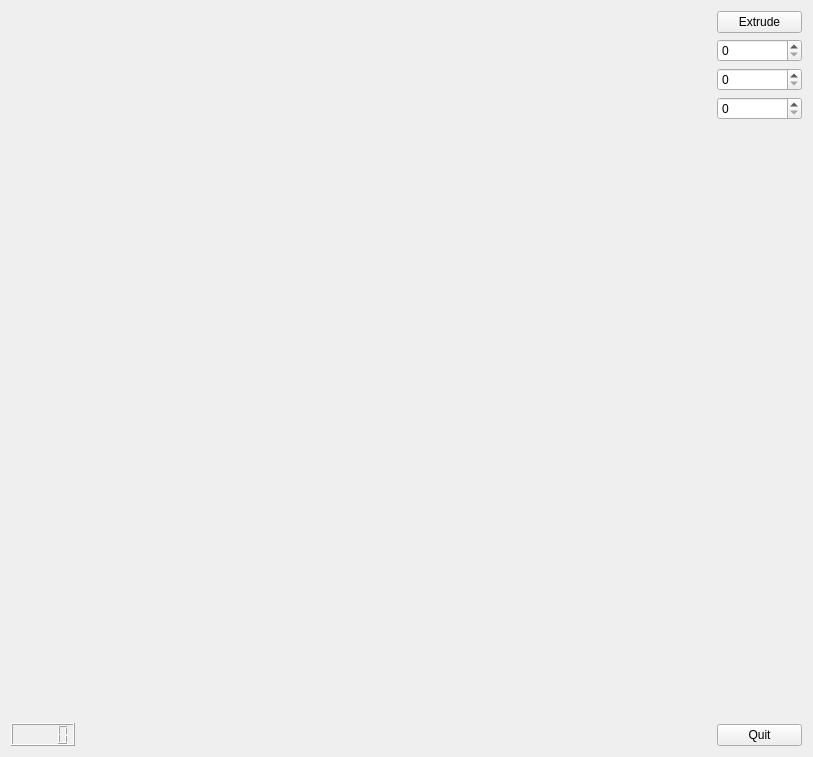
<?xml version="1.0" encoding="UTF-8"?>
<ui version="4.0">
 <class>MainWindow</class>
 <widget class="QMainWindow" name="MainWindow">
  <property name="windowModality">
   <enum>Qt::ApplicationModal</enum>
  </property>
  <property name="geometry">
   <rect>
    <x>0</x>
    <y>0</y>
    <width>813</width>
    <height>757</height>
   </rect>
  </property>
  <property name="windowTitle">
   <string>Opengl Test</string>
  </property>
  <property name="layoutDirection">
   <enum>Qt::LeftToRight</enum>
  </property>
  <widget class="QWidget" name="centralWidget">
   <layout class="QHBoxLayout" name="horizontalLayout">
    <item>
     <layout class="QVBoxLayout" name="verticalLayout_2">
      <item>
       <widget class="GLWidget" name="widget" native="true">
        <property name="minimumSize">
         <size>
          <width>700</width>
          <height>700</height>
         </size>
        </property>
       </widget>
      </item>
      <item>
       <spacer name="verticalSpacer_2">
        <property name="orientation">
         <enum>Qt::Vertical</enum>
        </property>
        <property name="sizeHint" stdset="0">
         <size>
          <width>20</width>
          <height>40</height>
         </size>
        </property>
       </spacer>
      </item>
      <item>
       <layout class="QHBoxLayout" name="horizontalLayout_3">
        <item alignment="Qt::AlignLeft">
         <widget class="QLCDNumber" name="lcdNumber"/>
        </item>
       </layout>
      </item>
     </layout>
    </item>
    <item>
     <layout class="QVBoxLayout" name="verticalLayout">
      <property name="sizeConstraint">
       <enum>QLayout::SetMaximumSize</enum>
      </property>
      <item>
       <widget class="QPushButton" name="pushButton_2">
        <property name="text">
         <string>Extrude</string>
        </property>
       </widget>
      </item>
      <item>
       <widget class="QSpinBox" name="XRotationSpinner"/>
      </item>
      <item>
       <widget class="QSpinBox" name="YRotationSpinner"/>
      </item>
      <item>
       <widget class="QSpinBox" name="ZRotationSpinner"/>
      </item>
      <item>
       <spacer name="verticalSpacer">
        <property name="orientation">
         <enum>Qt::Vertical</enum>
        </property>
        <property name="sizeHint" stdset="0">
         <size>
          <width>20</width>
          <height>40</height>
         </size>
        </property>
       </spacer>
      </item>
      <item>
       <widget class="QPushButton" name="pushButton">
        <property name="text">
         <string>Quit</string>
        </property>
       </widget>
      </item>
     </layout>
    </item>
   </layout>
  </widget>
 </widget>
 <layoutdefault spacing="6" margin="11"/>
 <customwidgets>
  <customwidget>
   <class>GLWidget</class>
   <extends>QWidget</extends>
   <header>glwidget.h</header>
   <container>1</container>
   <slots>
    <signal>setFps(int)</signal>
    <slot>extrude()</slot>
    <slot>xRot(int)</slot>
    <slot>yRot(int)</slot>
    <slot>zRot(int)</slot>
   </slots>
  </customwidget>
 </customwidgets>
 <resources/>
 <connections>
  <connection>
   <sender>pushButton</sender>
   <signal>clicked()</signal>
   <receiver>MainWindow</receiver>
   <slot>close()</slot>
   <hints>
    <hint type="sourcelabel">
     <x>802</x>
     <y>746</y>
    </hint>
    <hint type="destinationlabel">
     <x>510</x>
     <y>255</y>
    </hint>
   </hints>
  </connection>
  <connection>
   <sender>pushButton_2</sender>
   <signal>clicked()</signal>
   <receiver>widget</receiver>
   <slot>extrude()</slot>
   <hints>
    <hint type="sourcelabel">
     <x>729</x>
     <y>23</y>
    </hint>
    <hint type="destinationlabel">
     <x>336</x>
     <y>209</y>
    </hint>
   </hints>
  </connection>
  <connection>
   <sender>widget</sender>
   <signal>setFps(int)</signal>
   <receiver>lcdNumber</receiver>
   <slot>display(int)</slot>
   <hints>
    <hint type="sourcelabel">
     <x>261</x>
     <y>370</y>
    </hint>
    <hint type="destinationlabel">
     <x>45</x>
     <y>745</y>
    </hint>
   </hints>
  </connection>
  <connection>
   <sender>XRotationSpinner</sender>
   <signal>valueChanged(int)</signal>
   <receiver>widget</receiver>
   <slot>xRot(int)</slot>
   <hints>
    <hint type="sourcelabel">
     <x>790</x>
     <y>58</y>
    </hint>
    <hint type="destinationlabel">
     <x>649</x>
     <y>229</y>
    </hint>
   </hints>
  </connection>
  <connection>
   <sender>YRotationSpinner</sender>
   <signal>valueChanged(int)</signal>
   <receiver>widget</receiver>
   <slot>yRot(int)</slot>
   <hints>
    <hint type="sourcelabel">
     <x>793</x>
     <y>90</y>
    </hint>
    <hint type="destinationlabel">
     <x>671</x>
     <y>266</y>
    </hint>
   </hints>
  </connection>
  <connection>
   <sender>ZRotationSpinner</sender>
   <signal>valueChanged(int)</signal>
   <receiver>widget</receiver>
   <slot>zRot(int)</slot>
   <hints>
    <hint type="sourcelabel">
     <x>791</x>
     <y>127</y>
    </hint>
    <hint type="destinationlabel">
     <x>663</x>
     <y>241</y>
    </hint>
   </hints>
  </connection>
 </connections>
</ui>
